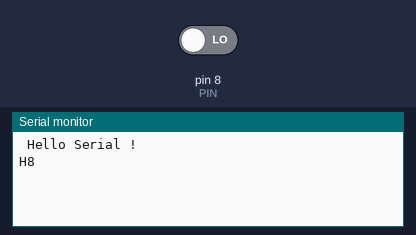
This sketch was run on a simulated Arduino Uno, built with avr-gcc and run on an emulated ATmega328P. On the bench: the last lines printed to the serial monitor. The test bench sets the inputs (shaded band); at power-on: pin 8 (PIN) LOW.

Above: at 1.2 s.
1.3 s: pin 8 (PIN) driven HIGH
At 2.5 s:
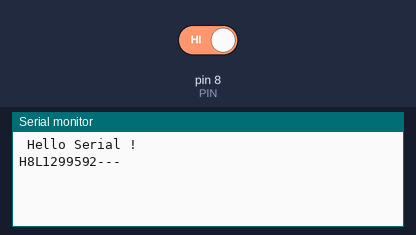
2.8 s: pin 8 (PIN) driven LOW
At 3.8 s:
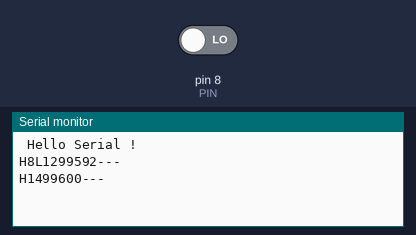

The sketch:

receiver.ino
```cpp
//for reciver alone
#define PIN 8
#define THRESHOLD 100000
void setup (){
pinMode(PIN , INPUT);
Serial.begin (9600);
Serial.println (" Hello Serial !");
 }
 void loop ()
 {
 unsigned long int s1 , s2 , s3;
 s1 = micros ();
 // read PIN until it is LOW
 while( digitalRead (PIN) == HIGH) {}
 s2 = micros ();
 s3 = s2 - s1;
 Serial.print ("H"); Serial.print(s3);
 if (s3 >= THRESHOLD ) {Serial.println ("---");}
 s1 = micros ();
 // read PIN until it is HIGH
 while( digitalRead (PIN) == LOW) {}
 s2 = micros ();
 s3 = s2 - s1;
 Serial.print ("L");
 Serial.print(s3);
 if (s3 >= THRESHOLD ) {Serial.println ("---");}
 }
```

Measured:
- after the input at 1.3 s, the serial monitor: prints a new line at once (image 1)
- after the input at 2.8 s, the serial monitor: prints a new line at once (image 2)
